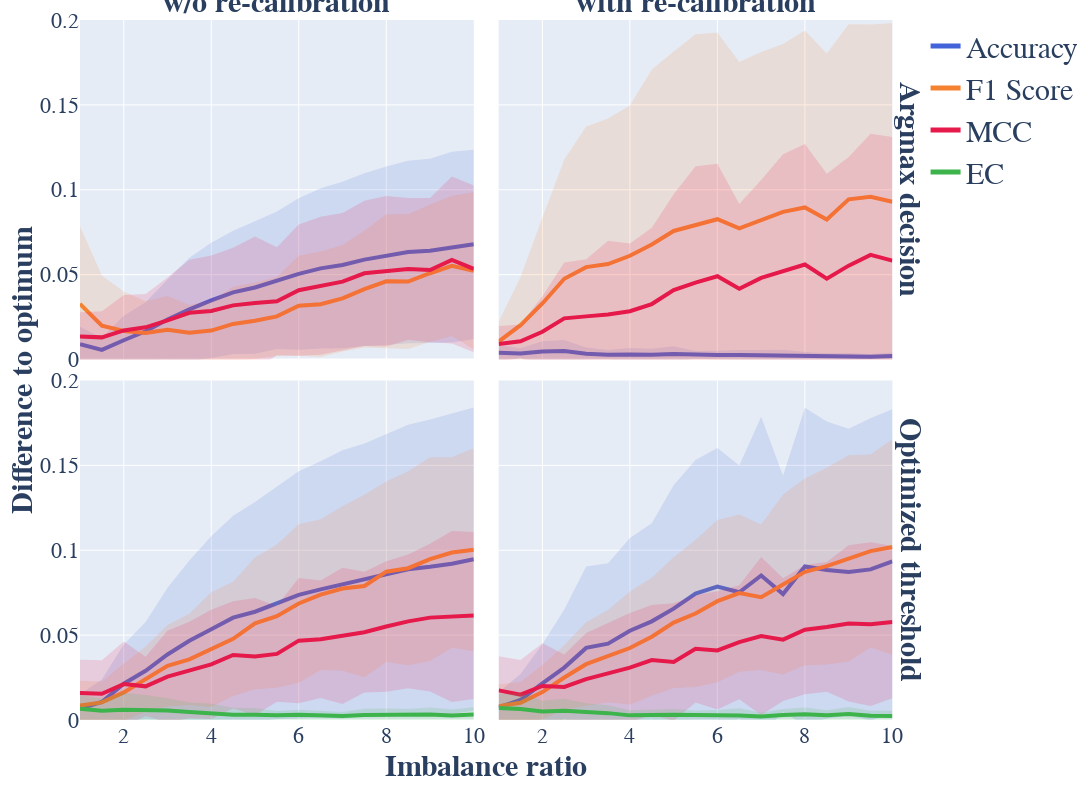

Here is the notebook cell this chart was saved with:
### Code cell
# change display name from"EC dep prev" to EC
fig['data'][-9]['name'] = "EC"
fig
